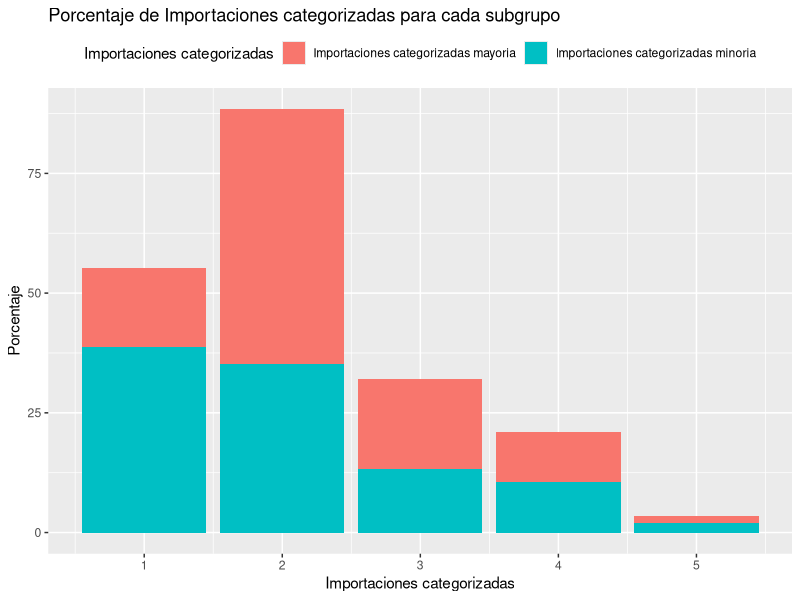
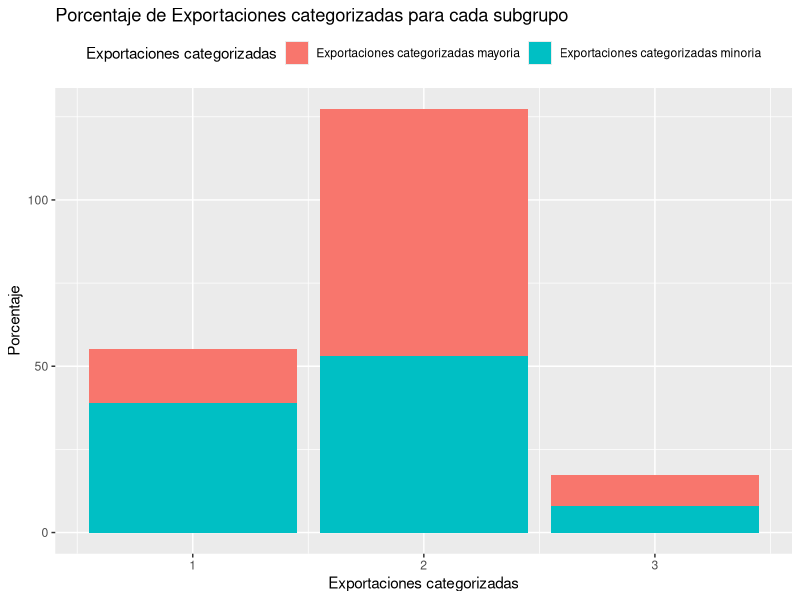
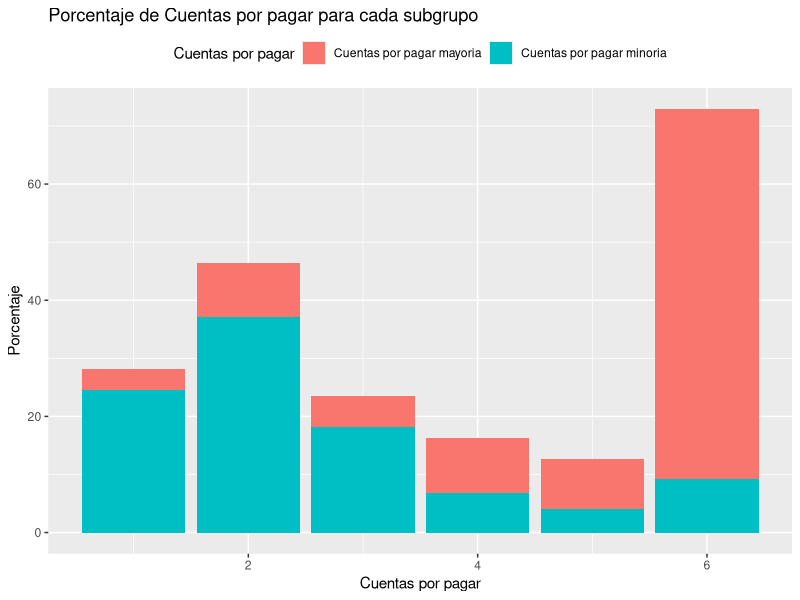
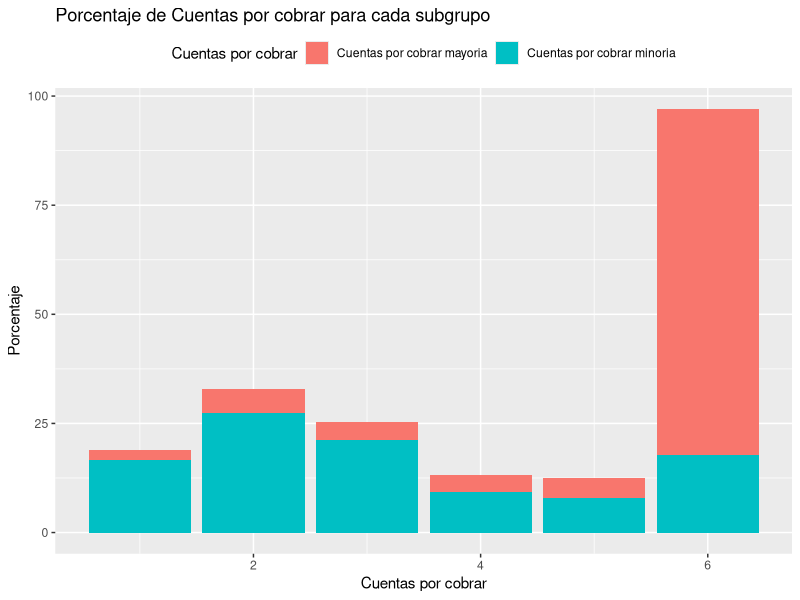
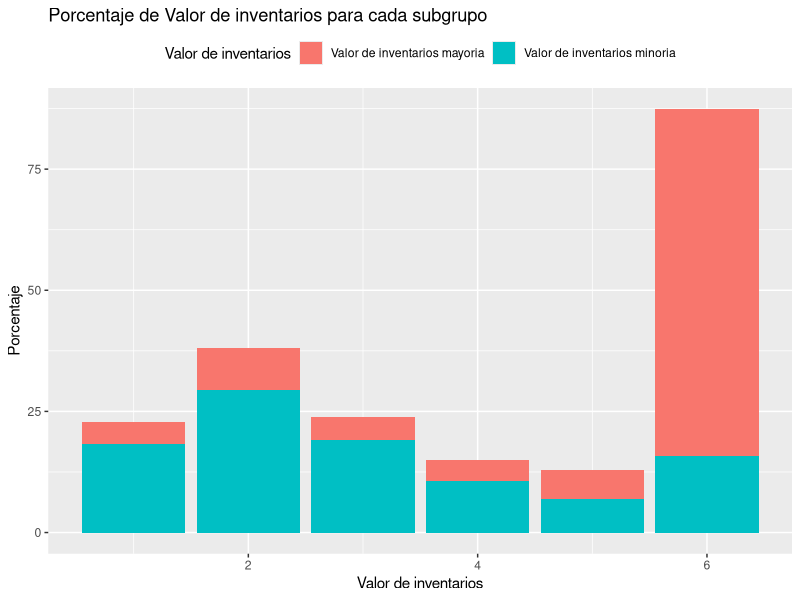
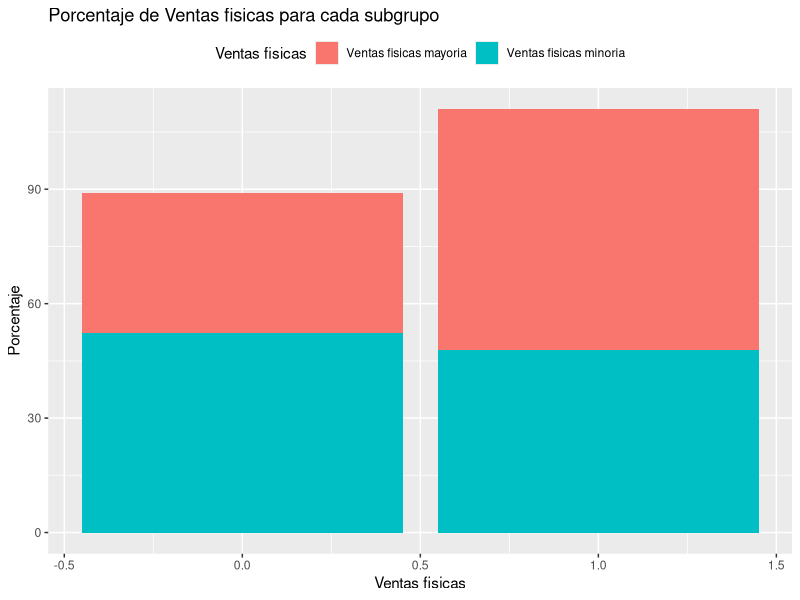
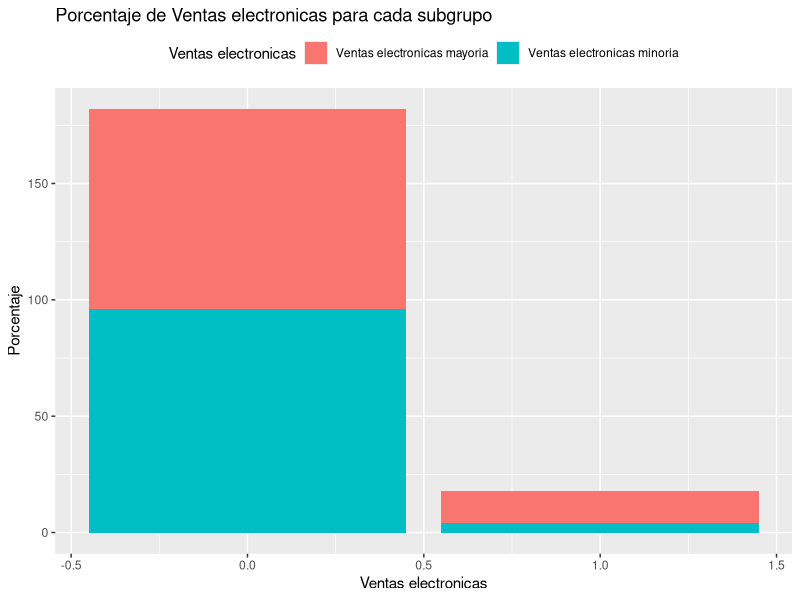
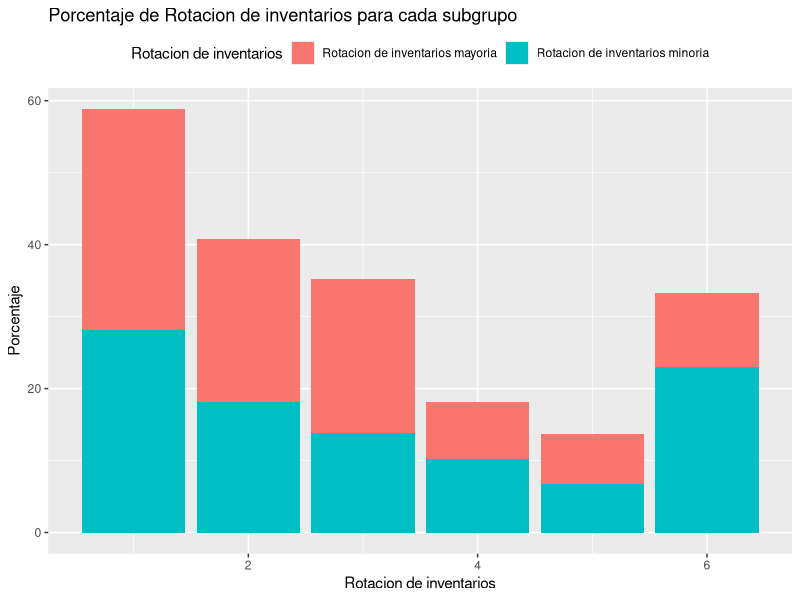

These charts were generated, in order, by the following R code:
## ---- chunk 1
library(tidyverse)
library(gridExtra)
library(cowplot)
datos = read.csv("base_trabajo_segmentacion.csv", sep=";") 
datos = datos[!duplicated(datos$nit),]
## ---- chunk 2
# Funcion para crear una nueva columna con el porcentaje de las transacciones que ese cliente genera 
calcularTotalPorFilas <- function(df, regexColumnas, nombreColumnaTotal, nombreColumnaPorcentajes)
{
  dataFrameConTotalYPorcentajes <- df %>% mutate(
                                              ColumnaTotal = rowSums(select(.,contains(regexColumnas))),
                                              ColumnaPorcentajes= ColumnaTotal/sum(ColumnaTotal)*100
                                          ) 
  colnames(dataFrameConTotalYPorcentajes)[which(names(dataFrameConTotalYPorcentajes) == "ColumnaTotal")] <- 
    nombreColumnaTotal
  colnames(dataFrameConTotalYPorcentajes)[which(names(dataFrameConTotalYPorcentajes) == "ColumnaPorcentajes")] <- 
    nombreColumnaPorcentajes
                                          
  return(dataFrameConTotalYPorcentajes)
}
## ---- chunk 3
# Calcular los porcentajes para cada tipo de ticket
datosConPorcentajesYTotales <-  datos %>% 
  calcularTotalPorFilas("en_vm", "total_tickets_de_entrada_cliente", "porcentaje_de_tickets_de_entrada_cliente") %>%
  calcularTotalPorFilas("en_tx", "total_transacciones_de_entrada_cliente", "porcentaje_transacciones_de_entrada_cliente") %>%
  calcularTotalPorFilas("sal_vm", "total_tickets_de_salida_cliente", "porcentaje_tickets_de_salida_cliente") %>% 
  calcularTotalPorFilas("sal_tx", "total_transacciones_de_salida_cliente", "porcentaje_transacciones_de_salida_cliente") 
## ---- chunk 4
# Genera un dataFrame donde compara el top 80% con el resto 
resumenVariableCategoricaComparada <- function(dfMayoria, dfMinoria, columna)
{
    resumenDeMayoria <- dfMayoria %>%
      count(.dots=columna) %>%
      mutate(n = n/sum(n) * 100)
    
    resumenDeMinoria <- dfMinoria %>%
      count(.dots=columna) %>%
      mutate(n = n/sum(n) * 100)
    
    resumenComparativo <- resumenDeMayoria %>% inner_join(resumenDeMinoria, by= structure(names=columna, .Data=columna))
    return(resumenComparativo)
}
## ---- chunk 5
# Se sacan los 300 mejores clientes que es la cantidad que genera el 80% de las transacciones
clientesQueGeneranLaMayoriaTicketsEntrada <- datosConPorcentajesYTotales %>%
                               filter(total_tickets_de_entrada_cliente != 0)  %>%  
                               arrange(desc(total_tickets_de_entrada_cliente)) %>%
                               head(n=300)
clientesQueGeneranMenorTicketsEntrada <- datosConPorcentajesYTotales %>%
                               filter(total_tickets_de_entrada_cliente != 0)  %>%  
                               arrange(desc(total_tickets_de_entrada_cliente)) %>%
                               slice(301: n())
## ---- chunk 6

ImpoCVMayoria <- clientesQueGeneranLaMayoriaTicketsEntrada %>%
  count(impo_cv, sort = TRUE) %>%
  mutate(n = n/sum(n) * 100)

ImpoCVMinoria <- clientesQueGeneranMenorTicketsEntrada %>%
  count(impo_cv, sort = TRUE) %>%
  mutate(n = n/sum(n) * 100)

## ---- chunk 7
# Grafica los datos de una columna seleccionada
graficar_datos <- function (df, columnaDf, nombreMasLegible)
{
  titulo <- sprintf("Porcentaje de %s para cada subgrupo", nombreMasLegible)
  etiquetaMayoria <- sprintf("%s mayoria", nombreMasLegible)
  etiquetaMinoria <- sprintf("%s minoria", nombreMasLegible)
  datos <- reshape2::melt(df, id.vars=columnaDf)
  grafico <- ggplot(data=datos, aes(x=.data[[columnaDf]], y=value, fill=variable)) +
          geom_bar(stat="identity", position="stack") + 
          scale_fill_discrete(name = nombreMasLegible, labels = c(etiquetaMayoria, etiquetaMinoria)) +
          labs(title=titulo, x=nombreMasLegible, y="Porcentaje") + 
          theme(legend.position = "top")
  return(grafico) 
  
}

## ---- chunk 8
# Se escogen nombres que sean mas entendibles para el que lee el reporte
nombresLegibles <- c("Importaciones categorizadas", "Exportaciones categorizadas",
                     "Cuentas por pagar", "Cuentas por cobrar",
                     "Valor de inventarios", "Ventas fisicas", 
                     "Ventas electronicas", "Rotacion de inventarios",
                     "Rotacion de cuentas de pagar", "Rotacion de cuentas por cobrar",
                     "Ciclo de negocio", "Ciclo financiero"
                     )
names(nombresLegibles) <- c("impo_cv", "expo_vt", 
                            "cxp", "cxc", 
                            "totalinventory", "tiene_ventas_fisicas",
                            "tiene_ventas_electronicas", "rotacion_inventarios",
                            "rotacion_cxc", "rotacion_cxp", 
                            "ciclo_negocio", "ciclo_financiero"
                            )
## ---- chunk 9
# Se compara el comportamiento de los clientes que generan el 80% con el resto

for (columna in names(nombresLegibles))
{
  datosColumna <- resumenVariableCategoricaComparada(clientesQueGeneranLaMayoriaTicketsEntrada, 
                                     clientesQueGeneranMenorTicketsEntrada, columna)
  grafico <- graficar_datos(datosColumna, columna, nombresLegibles[[columna]])
  print(grafico)
}

## ---- chunk 10
# Los mejores 80 clientes generan el 80% de las transacciones 
clientesConMasTransaccionesEntrada <- datosConPorcentajesYTotales %>%
                               filter(total_transacciones_de_entrada_cliente != 0)  %>%  
                               arrange(desc(total_transacciones_de_entrada_cliente)) %>%
                               head(n=80)
clintesConMenosTransaccionesEntrada <- datosConPorcentajesYTotales %>%
                                filter(total_transacciones_de_entrada_cliente != 0)  %>%  
                               arrange(desc(total_transacciones_de_entrada_cliente)) %>%
                               slice(81: n())
## ---- chunk 11
# Se grafica las variables categoricas comparadas en ambos grupos
for (columna in names(nombresLegibles))
{
  datosColumna <- resumenVariableCategoricaComparada(clientesConMasTransaccionesEntrada, 
                                     clintesConMenosTransaccionesEntrada, columna)
  grafico <- graficar_datos(datosColumna, columna, nombresLegibles[[columna]])
  print(grafico)
}
## ---- chunk 12
# Con 500 clientes se genera el 80% de tickets de salida
clientesQueGeneranLaMayoriaTicketsSalida <- datosConPorcentajesYTotales %>%
                               filter(total_tickets_de_salida_cliente != 0)  %>%  
                               arrange(desc(total_tickets_de_salida_cliente)) %>%
                               head(n=500)

clientesQueGeneranMenorTicketsSalida <- datosConPorcentajesYTotales %>%
                               filter(total_tickets_de_salida_cliente != 0)  %>%  
                               arrange(desc(total_tickets_de_salida_cliente)) %>%
                               slice(501: n())
## ---- chunk 13
# Compara las variables categoricas
for (columna in names(nombresLegibles))
{
  datosColumna <- resumenVariableCategoricaComparada(clientesQueGeneranLaMayoriaTicketsSalida, 
                                     clientesQueGeneranMenorTicketsSalida, columna)
  grafico <- graficar_datos(datosColumna, columna, nombresLegibles[[columna]])
  print(grafico)
}
## ---- chunk 14
# Los mejores 400 clientes generan el 80% de las transacciones
clientesQueGeneranLaMayoriaTicketsSalida <- datosConPorcentajesYTotales %>%
                               filter(total_transacciones_de_salida_cliente != 0)  %>%  
                               arrange(desc(total_transacciones_de_salida_cliente)) %>%
                               head(n=400)

clientesQueGeneranMenorTicketsSalida <- datosConPorcentajesYTotales %>%
                               filter(total_transacciones_de_salida_cliente != 0)  %>%  
                               arrange(desc(total_transacciones_de_salida_cliente)) %>%
                               slice(401: n())
## ---- chunk 15
# Grafica las variables categoricas comparadas en los dos subgrupos 
for (columna in names(nombresLegibles))
{
  datosColumna <- resumenVariableCategoricaComparada(clientesQueGeneranLaMayoriaTicketsSalida, 
                                     clientesQueGeneranMenorTicketsSalida, columna)
  grafico <- graficar_datos(datosColumna, columna, nombresLegibles[[columna]])
  print(grafico)
}
